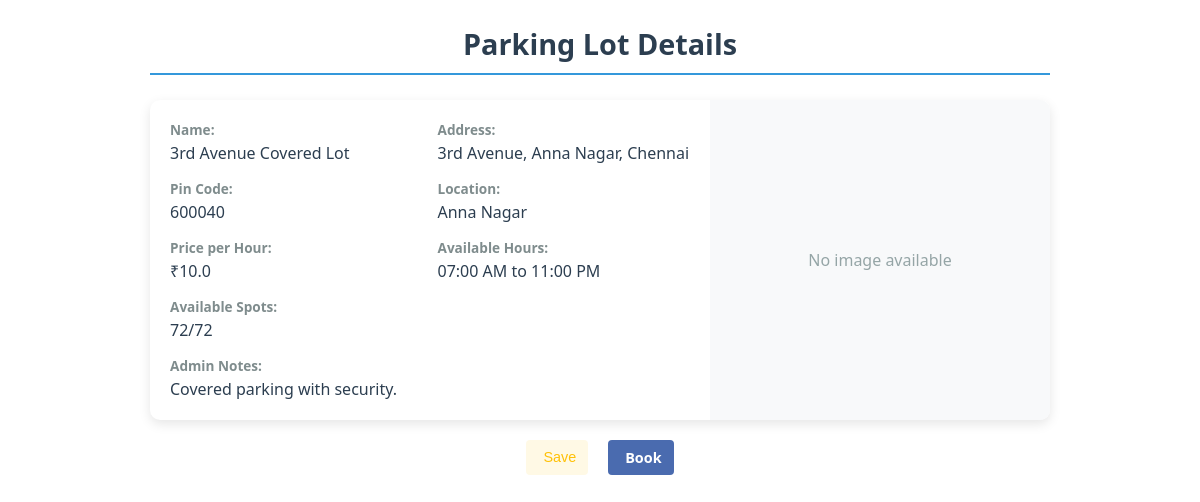
The page /user/parking/1 on the database as committed earlier.
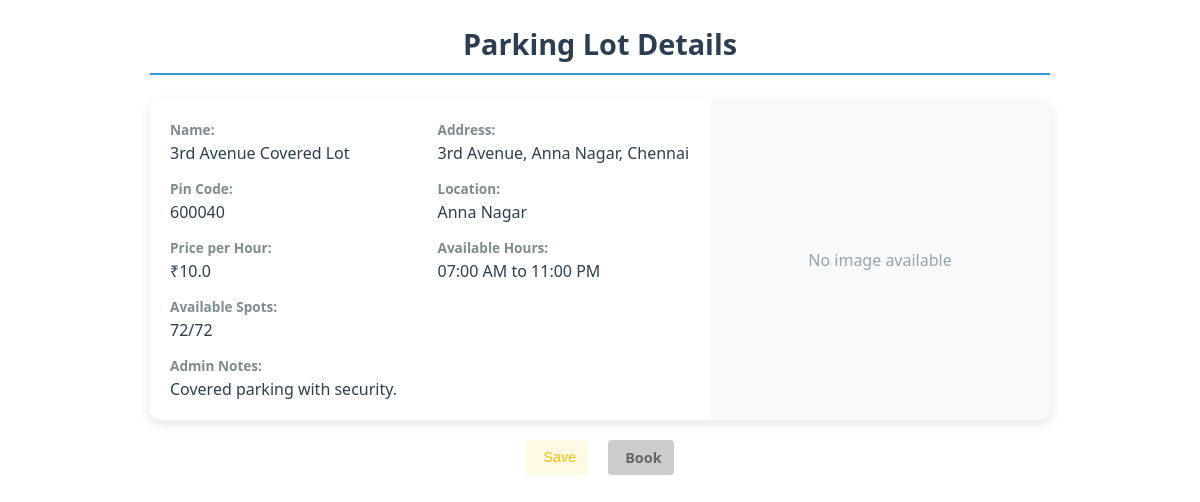
The same page on the database as committed later.
### routes/user_routes.py (the view)
@user_bp.route('/parking/<int:lot_id>')
def view_parking_details(lot_id):
    parking_lot = ParkingLot.query.get(lot_id)
    all_locations = Location.query.options(
        joinedload(Location.parking_lots)
    ).all()
    lot_ids = [lot.id for loc in all_locations for lot in loc.parking_lots]
    if not parking_lot:
        return "Parking lot not found", 404
    spots_count = dict(db.session.query(
        ParkingSpot.lot_id,
        func.count(ParkingSpot.id)
    ).filter(
        ParkingSpot.lot_id.in_(lot_ids),
        ParkingSpot.status == 'A'
    ).group_by(ParkingSpot.lot_id).all())
    location_data = []
    for loc in all_locations:
        location_data.append({
            "location": loc,
            "lots": loc.parking_lots,
            "spots_count": spots_count
        })
    return render_template('partials/_view_parking_details.html',
                        lot=parking_lot,
                        location_data=location_data,
                        spots_count=spots_count,
                        available_spots_count=lambda lot: spots_count.get(lot.id, 0))

### templates/partials/_view_parking_details.html (shortened to what this page needs)
<!DOCTYPE html>
<html lang="en">
<head>
    <link rel="stylesheet" href="{{url_for('static', filename='style/partials/_view_parking_details.css')}}">
</head>
<body>
    <div class="parking-lot-details">
        <h2 class="lot-title">Parking Lot Details</h2>
        <div class="lot-info-card">
            <div class="lot-info-grid">
                <div class="info-item">
                    <span class="info-label">Name:</span>
                    <span class="info-value">{{ lot.prime_location_name }}</span>
                </div>
                <div class="info-item">
                    <span class="info-label">Address:</span>
                    <span class="info-value">{{ lot.location_ref.address }}</span>
                </div>
                <div class="info-item">
                    <span class="info-label">Pin Code:</span>
                    <span class="info-value">{{ lot.location_ref.pin_code }}</span>
                </div>
                <div class="info-item">
                    <span class="info-label">Location:</span>
                    <span class="info-value">{{ lot.location_ref.name }}</span>
                </div>
                <div class="info-item">
                    <span class="info-label">Price per Hour:</span>
                    <span class="info-value">₹{{ lot.price_per_hour }}</span>
                </div>
                <div class="info-item">
                    <span class="info-label">Available Hours:</span>
                    <span class="info-value">{{ lot.available_from.strftime('%I:%M %p') }} to {{
                        lot.available_to.strftime('%I:%M %p') }}</span>
                </div>
                <div class="info-item full-width">
                    <span class="info-label">Available Spots:</span>
                    <span class="info-value">{{ spots_count.get(lot.id, 0) }}/{{ lot.available_spots}}</span>
                </div>
                <div class="info-item full-width">
                    <span class="info-label">Admin Notes:</span>
                    <span class="info-value">{{ lot.admin_notes or 'No notes available' }}</span>
                </div>
            </div>
            <div class="lot-image-container">
                {% if lot.image_url %}
                <img src="{{ url_for('static', filename=lot.image_url) }}" alt="Parking Lot Image"
                    class="parking-lot-image">
                {% else %}
                <div class="no-image-placeholder">
                    <p>No image available</p>
                </div>
                {% endif %}
            </div>
        </div>
        <div class="action-buttons">
            <button class="action-btn favorite-btn" title="Add to Favorites" onclick="toggleFavorite({{ lot.id }})">
                <span class="action-label">Save</span>
            </button>
            <a href="{{ url_for('user.book_parking', lot_id=lot.id) }}"
                class="action-btn book-btn {% if not lot.is_active or available_spots_count(lot) == 0 %}disabled{% endif %}"
                title="Book Now" {% if not lot.is_active or available_spots_count(lot)==0 %}aria-disabled="true" {%
                endif %}>
                <span class="action-label">Book</span>
            </a>
        </div>
    </div>
</body>
</html>

Rows that differ between the two databases and show on the page:
changed ParkingLot "3rd Avenue Covered Lot": is_active True → False (drawn)
